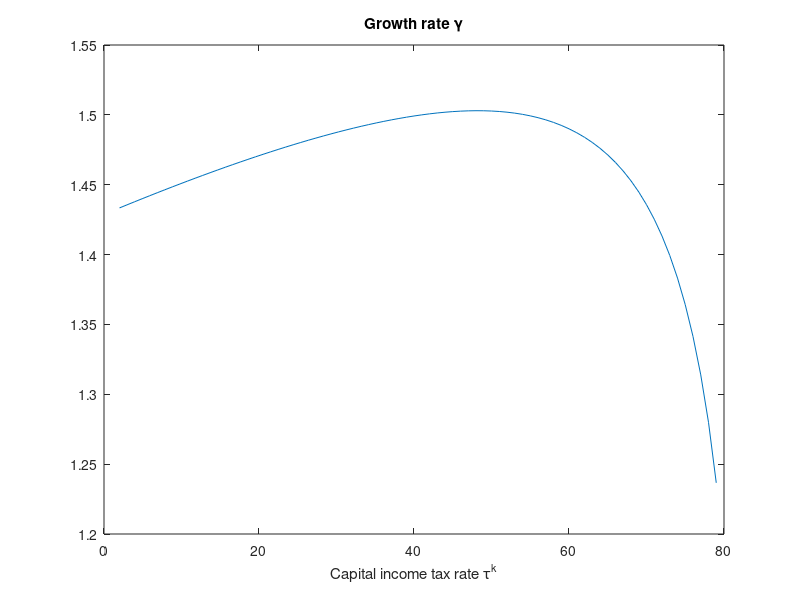
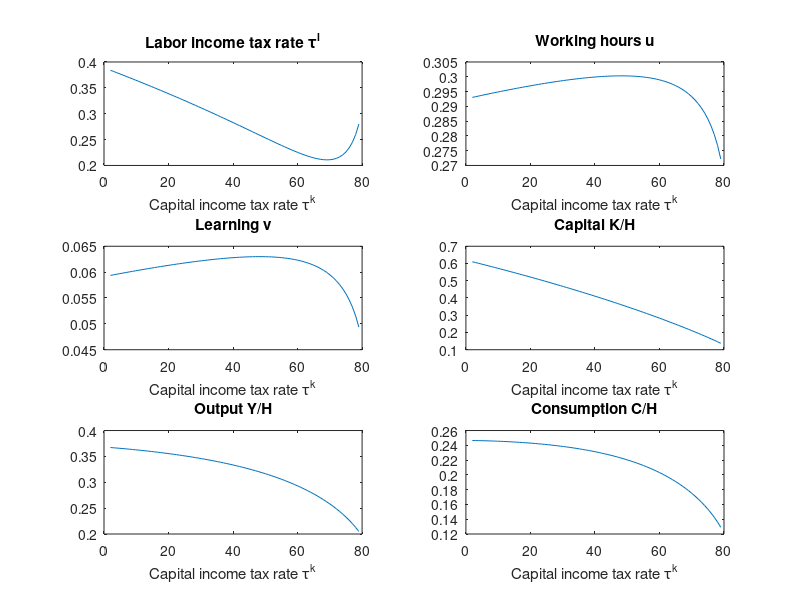

Recreate these plots in MATLAB, in order.
function Ch5_lucas();
% 
%	Chapter 5.5 Laffer Curve
%   Author: Burkhard Heer
%   Last Change: July 3, 2018


clc;
close all;


% Parameterization 
%

grate=0.015;	% growth rate
beta0=0.96;		% annual discount factor
delta=0.08;		% depreciation rate
gam=0.8;		% elasticity of growth rate w.r.t. learning
alpha=0.361;	% share of capital
sigma=2.0;		% IES
sigmap=-2/3;	% production elasticity
ubar=0.3;		% steady-state labor supply
gybar=0.19;		% gov consumption share
taukbar=0.41;	% tax rate capital
taulbar=0.28;   % tax rate labor 
a0=1.0;         % production parameter


% implied values
rbar=(1+grate)^(sigma)/beta0-1+delta;
rbar=rbar/(1-taukbar);

% storing calibrated values to the variable par
par.grate = grate;
par.beta0 = beta0;
par.delta = delta;
par.gam = gam;
par.alpha = alpha;
par.sigma = sigma;
par.sigmap = sigmap;
par.ubar = ubar;
par.gybar = gybar;
par.taukbar = taukbar;
par.taulbar = taulbar;
par.a0 = a0;
par.rbar = rbar;

k0=0.1;
    k1 = fsolve(@(k)findk(k,par),k0);
kbar=k1;
par.kbar = kbar;
par
pause;


wbar=wage(kbar,ubar,par);
ybar=production(kbar,ubar,par);
gbar=gybar*ybar;
cbar=ybar-gbar-(grate+delta)*kbar;

% calibration of D
% initial values for v and D
vbar=grate*ubar*gam/ ( (1+grate)^(sigma-1)/beta0-1);
Dbar=grate/(vbar^gam);
vD0=[vbar, Dbar];
    vD = fsolve(@(x)findvd(x,par),vD0);
vbar=vD(1)
Dbar=vD(2)

par.Dbar = Dbar;
par.vbar = vbar;
par.ybar = ybar;
par.gbar = gbar;

% calibration of rho (iota in the text)
rho=(1-taulbar)*wbar*(1-ubar-vbar)/cbar;
trbar=taulbar*wbar*ubar+taukbar*rbar*kbar-gbar;
par.rho = rho
par.trbar = trbar;

par.tauk = taukbar;
x0=[grate, vbar, ybar, kbar, ubar, wbar, rbar, cbar, taulbar];

disp('Steady state eqs = 0?');
steadystate(x0,par)
pause;
xinitial=x0;

% computation of the steady state effects of lower capital taxes
%
ntau=40;
taukgrid = linspace(0.41-0.01,0.02,ntau);
results=zeros(ntau,10);

for i=1:1:ntau
	tauk=taukgrid(i);
    par.tauk = tauk;
    x1 = fsolve(@(x)steadystate(x,par),x0);
	x0=x1;
	results(i,1) = tauk;
	results(i,2:10)=x1';
end


ntau=39;
taukgrid=linspace(taukbar,0.79,ntau);
results1=zeros(ntau,10);
x0=xinitial;

for i=1:1:ntau
	tauk=taukgrid(i);
    par.tauk = tauk;
    x1 = fsolve(@(x)steadystate(x,par),x0);
	x0=x1;
	results1(i,1) = tauk;
	results1(i,2:10)=x1';
end
clc;

y=vertcat(results,results1);
y1 = sortrows(y,1);
% transformation in percentage points
y=y1;
y(:,1) = y(:,1)*100;
y(:,2) = y(:,2)*100;

figure
plot(y(:,1),y(:,2));
xlabel('Capital income tax rate \tau^k');
title('Growth rate \gamma');
pause;

        figure
        subplot(3,2,1);
        plot(y(:,1),y(:,10))
        title('Labor income tax rate \tau^l'); 
        xlabel('Capital income tax rate \tau^k');
        subplot(3,2,2);
        plot(y(:,1),y(:,6)) 
        title('Working hours u'); 
        xlabel('Capital income tax rate \tau^k');
        subplot(3,2,3);
        plot(y(:,1),y(:,3))
        title('Learning v'); 
        xlabel('Capital income tax rate \tau^k');
        subplot(3,2,4);
        plot(y(:,1),y(:,5))
        title('Capital K/H'); 
        xlabel('Capital income tax rate \tau^k');
        subplot(3,2,5);
        plot(y(:,1),y(:,4))
        title('Output Y/H');
        xlabel('Capital income tax rate \tau^k');
        subplot(3,2,6);
        plot(y(:,1),y(:,9))
        title('Consumption C/H');
        xlabel('Capital income tax rate \tau^k');
       

end

%%%%%%%%%%%%%%%%%%%%%%%%%%%%%%%%%%%%%%%%%%%%%%%%%%%%%%%%%%%%%%%%%%%%%%%%%%%
%% AUXILIARY FUNCTIONS
%%%%%%%%%%%%%%%%%%%%%%%%%%%%%%%%%%%%%%%%%%%%%%%%%%%%%%%%%%%%%%%%%%%%%%%%%%%


%% implicit function to find k from interest rate
function [y] = findk(k,par)
	rbar = par.rbar;
    ubar = par.ubar;
	y=rbar-interest(k,ubar,par);
end

%% CES production function 
function [y] = production(k,u,par)
    a0 = par.a0;
    alpha = par.alpha;
    sigmap = par.sigmap;
	y=a0*(alpha*k^(sigmap)+(1-alpha)*u^(sigmap))^(1/sigmap);
end

%% interest rate for CES production function
function [y] = interest(k,u,par)
    a0 = par.a0;
    alpha = par.alpha;
    sigmap = par.sigmap;
	y=a0*alpha*(alpha*k^(sigmap)+(1-alpha)*u^(sigmap))^(1/sigmap-1)*k^(sigmap-1);
end

%% wage for CES production function
function [w] = wage(k,u,par)
	a0 = par.a0;
    alpha = par.alpha;
    sigmap = par.sigmap;
	w=a0*(1-alpha)*(alpha*k^(sigmap)+(1-alpha)*u^(sigmap))^(1/sigmap-1)*u^(sigmap-1);
end

%% calibration of parameter D in human capital accumulation function
function [y] = findvd(x,par)
	v=x(1);
	D=x(2);
	y=zeros(2,1);
    grate = par.grate;
    gam = par.gam;
    sigma = par.sigma;
    beta0 = par.beta0;
    ubar = par.ubar;
	y(1)=grate-D*v^gam;
	y(2)=(1+grate)^(sigma-1)/beta0-1-gam*D*v^(gam-1)*ubar;
end

%% steady state
function [y] = steadystate(x,par)
	

	y=zeros(9,1);
	g=x(1);
	v=x(2);
	y0=x(3);    % production
	k=x(4);
	u=x(5);
	w=x(6);
	r=x(7);
	c=x(8);
	taul=x(9);
    
    gbar = par.gbar;
    trbar = par.trbar;
    delta = par.delta;
    tauk = par.tauk;
    Dbar = par.Dbar;
    sigma = par.sigma;
    beta0 = par.beta0;
    gam = par.gam;
    rho = par.rho;
    
	y(1)=r-interest(k,u,par);
	y(2)=w-wage(k,u,par);
	y(3)=y0-production(k,u,par);
	y(4)=y0-c-gbar-(delta+g)*k;
	y(5)=taul*w*u+tauk*r*k-gbar-trbar;
	y(6)=g-Dbar*v^(gam);
	y(7)=(1+g)^(sigma-1)/beta0-1-gam*Dbar*v^(gam-1)*u;
	y(8)=(1+g)^(sigma)/beta0-1+delta-(1-tauk)*r;
	y(9)=(1-taul)*w-rho*c/(1-u-v);
	
end
    
